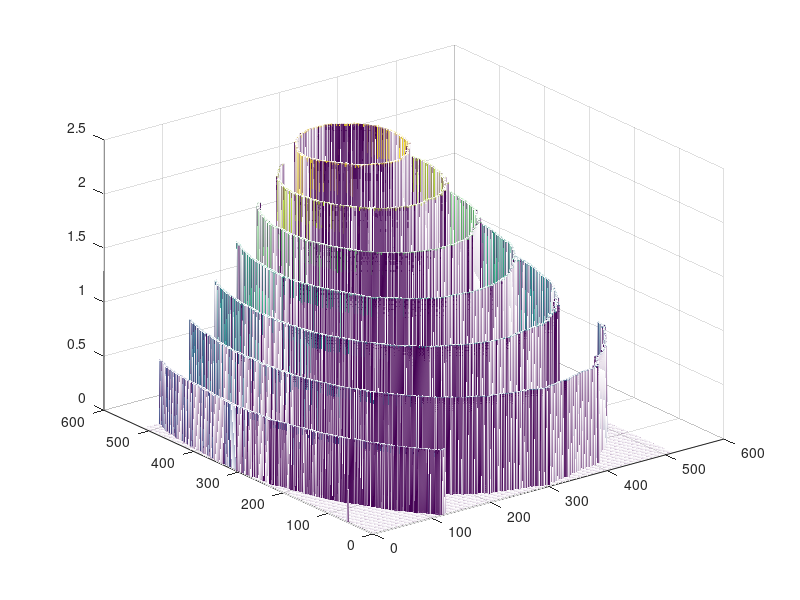

Recreate this plot in MATLAB. (Note: this script raises an error after producing the figure.)
% close all; clear all; clc
% n1=0.05;
% x1=-3:n1:3;
% y1=x1;
% [xx1,yy1]=meshgrid(x1,y1);
% % z1=(xx1.^2+yy1.^2)/4;
% z1=sin(xx1.^2+yy1.^2);
% % z1=F2(xx1,yy1);
% % z1=(xx1.^2/4-yy1.^2/4);
% figure(1)
% mesh(xx1,yy1,z1);
% x=-3:0.01:3;
% y=x;
% z=ADB2(x1,y1,z1,x,y);
% % [m,n]=size(x1);
% % figure(3);
% % plot(x,z(601,:));
% % hold on
% % plot(x1,z1(9,:),'*');
% % pause(2);
% [x,y]=meshgrid(x,y);
% figure(4);
% mesh(x,y,z);
load data.mat
mesh(img);
x=1:512;
y=1:512;
[xx,yy]=meshgrid(x,y);
x=1:0.1:512;
z=ADB1(xx,img(:,7),x);
% plot(x,z);
% hold on
plot(xx,img(:,7),'*')
